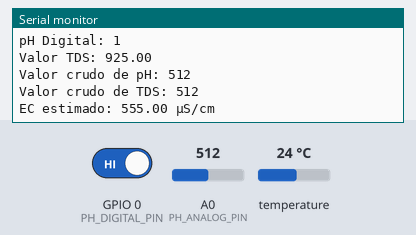
Simulated run of this sketch. Board: ESP8266 (NodeMCU). Parts: the last lines printed to the serial monitor. The inputs (shaded band) are chosen by the test bench; at power-on: temperature 24 °C, A0 (PH_ANALOG_PIN) = 512, GPIO 0 (PH_DIGITAL_PIN) HIGH. WiFi joins after 1.5 s; servers stay silent unless stated; random numbers use the default seed unless the sketch sets one; no MQTT or app messages arrive unless stated.

Above: at 2.7 s.
2.8 s: temperature set to 12 °C
4.5 s: A0 (PH_ANALOG_PIN) set to 716
At 5.9 s:
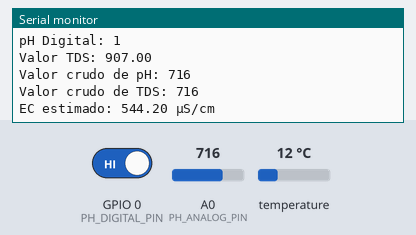
6.2 s: GPIO 0 (PH_DIGITAL_PIN) driven LOW
7.9 s: temperature set to 19 °C
At 9.0 s:
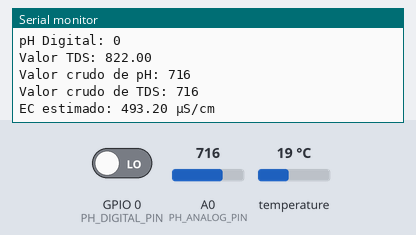
9.6 s: A0 (PH_ANALOG_PIN) set to 900
At 11.5 s:
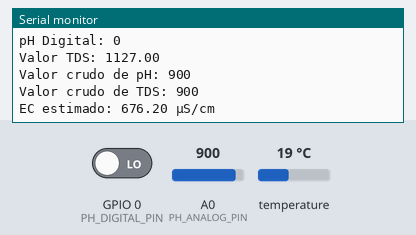
Timing chart, 0 to 12.3 s (numbered marks = the images above; inputs shaded):
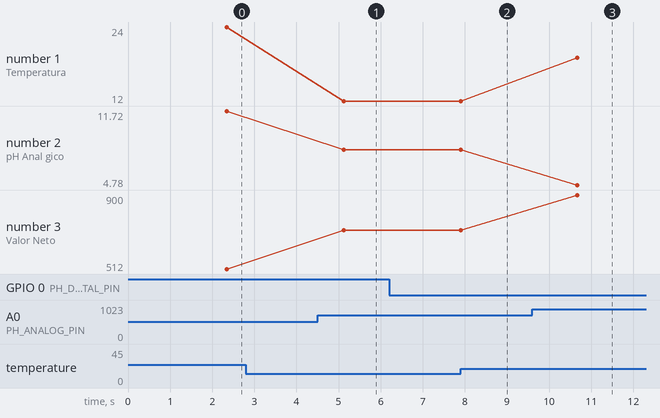

Measured:
- after the input at 4.5 s, the serial monitor: prints a new line after 0.62 s (image 1)
- after the input at 9.6 s, the serial monitor: prints a new line after 1.1 s (image 3)
- plotted number 2: 11.72 → 8.07 after the input at 4.5 s, 8.07 → 4.78 after the input at 9.6 s
- plotted number 3: 512 → 716 after the input at 4.5 s, 716 → 900 after the input at 9.6 s

The sketch:

sensors.ino
```cpp
// (licence header left out)
#include <ArduinoJson.h>
#include <ESP8266WiFi.h>
#include <PubSubClient.h>
#include <OneWire.h>
#include <DallasTemperature.h>

#define ONE_WIRE_BUS 2
#define PH_ANALOG_PIN A0
#define PH_DIGITAL_PIN 0
#define TDS_ANALOG_PIN 4


const char* ssid = "Trismegisto";
const char* password = "Abraxas666!";
const char* mqtt_server = "192.168.50.2";
const char* mqtt_user = "admin";
const char* mqtt_password = "admin1234";

OneWire oneWire(ONE_WIRE_BUS);
DallasTemperature sensors(&oneWire);

WiFiClient espClient;
PubSubClient client(espClient);

void setup_wifi() {
  delay(10);
  Serial.println("Conectando a WiFi...");
  WiFi.begin(ssid, password);
  while (WiFi.status() != WL_CONNECTED) {
    delay(500);
    Serial.print(".");
  }
  Serial.println("Conectado a la red WiFi");
}

void callback(char* topic, byte* payload, unsigned int length) {
  Serial.print("Mensaje recibido en el topic: ");
  Serial.println(topic);
  Serial.print("Contenido del mensaje: ");
  for (int i = 0; i < length; i++) {
    Serial.print((char)payload[i]);
  }
  Serial.println();
}

void reconnect() {
  while (!client.connected()) {
    Serial.print("Intentando conexión MQTT...");
    if (client.connect("ESP8266Client", mqtt_user, mqtt_password)) {
      Serial.println("Conectado!");
    } else {
      Serial.print("falló, rc=");
      Serial.print(client.state());
      Serial.println(" Intentando de nuevo en 5 segundos");
      delay(5000);
    }
  }
}

void setup() {
  Serial.begin(115200);
  setup_wifi();
  client.setServer(mqtt_server, 1883);
  client.setCallback(callback);
  sensors.begin();
  pinMode(PH_DIGITAL_PIN, INPUT);
  randomSeed(analogRead(0));
}

void loop() {
  if (!client.connected()) {
    reconnect();
  }
  client.loop();

  sensors.requestTemperatures();
  float temperatureC = sensors.getTempCByIndex(0);

  int analogValuePH = analogRead(PH_ANALOG_PIN);
  int digitalValuePH = digitalRead(PH_DIGITAL_PIN);
  float voltagePH = analogValuePH * (3.3 / 1024.0);
  float pHValue = 7 + ((2.5 - voltagePH) / 0.18);

  int analogValueTDS = analogRead(TDS_ANALOG_PIN);
  float tdsValue = random(800, 1201) + random(-10, 11);
  //float tdsValue = map(analogValueTDS, 0, 1023, 0, 5000);


  float ecValue = 0.6 * tdsValue; // Promedio de los factores 0.5 y 0.7

  Serial.print("Temperatura: ");
  Serial.print(temperatureC);
  Serial.println(" ºC");

  Serial.print("pH Analógico: ");
  Serial.print(pHValue);
  Serial.print(" (Valor Neto: ");
  Serial.print(analogValuePH);
  Serial.println(")");

  Serial.print("pH Digital: ");
  Serial.println(digitalValuePH);

  Serial.print("Valor TDS: ");
  Serial.println(tdsValue);

  //Testing
  // Imprimir valores crudos:
  Serial.print("Valor crudo de pH: ");
  Serial.println(analogValuePH);

  // Imprimir valores crudos:
  Serial.print("Valor crudo de TDS: ");
  Serial.println(analogValueTDS);


  Serial.print("EC estimado: ");
  Serial.print(ecValue);
  Serial.println(" µS/cm");


  DynamicJsonDocument doc(200);
  doc["temperatura"] = temperatureC;
  doc["ph"] = pHValue;
  doc["tds"] = tdsValue;
  doc["ec"] = ecValue;

  char ecBuffer[10];
  dtostrf(ecValue, 6, 2, ecBuffer);

  char jsonBuffer[200];
  serializeJson(doc, jsonBuffer);


  client.publish("hydroponic/monitor/temp", String(temperatureC).c_str());
  client.publish("hydroponic/monitor/ph", String(pHValue).c_str());
  client.publish("hydroponic/monitor/tds", String(tdsValue).c_str());
  client.publish("hydroponic/monitor/ec", String(ecValue).c_str());
  client.publish("hydroponic/monitor/data", jsonBuffer);

  delay(2000);
}
```
